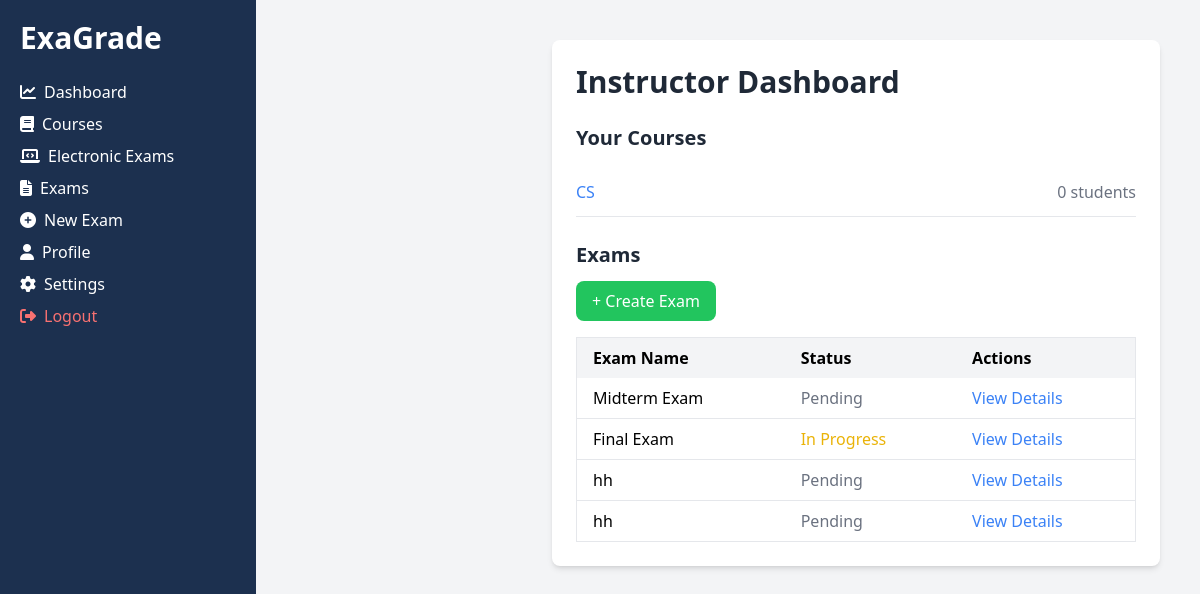
/users/dashboard/instructor/ (signed in), run on the app's committed database.
### courses/models.py (models this page shows, shortened)
class Course(models.Model):
    name = models.CharField(max_length=255)
    description = models.TextField(blank=True, null=True)
    instructor = models.ForeignKey(CustomUser, on_delete=models.CASCADE, related_name="courses")
    students = models.ManyToManyField(CustomUser, related_name="enrolled_courses", blank=True)
    course_code = models.CharField(max_length=6, unique=True, blank=True)  # Unique 6-digit code

### exams/models.py (models this page shows, shortened)
class Exam(models.Model):
    STATUS_CHOICES = [
        ("done", "Done"),
        ("progress", "Progress"),
        ("pending", "Pending"),
        ("requires_attention", "Requires Attention"),
    ]
    name = models.CharField(max_length=255)
    course = models.ForeignKey("courses.Course", on_delete=models.CASCADE, related_name="exams")
    created_at = models.DateTimeField(auto_now_add=True)
    status = models.CharField(max_length=20, choices=STATUS_CHOICES, default="pending")
    instructor = models.ForeignKey(CustomUser, on_delete=models.CASCADE, related_name="exams")
    solution_module = models.FileField(upload_to="exams/solution_modules/", blank=True, null=True)
    student_paper = models.FileField(upload_to="exams/student_papers/", blank=True, null=True)
    pdf_file = models.FileField(upload_to="exams/pdfs/", blank=True, null=True)

### users/views.py (the view)
# urls.py: path("dashboard/instructor/", instructor_dashboard, name="instructor_dashboard"),
@login_required
def instructor_dashboard(request):
    if not request.user.is_instructor:
        return redirect("users:student_dashboard")
    courses = Course.objects.filter(instructor=request.user)
    exams = Exam.objects.filter(course__in=courses)
    return render(request, "users/instructor_dashboard.html", {"courses": courses, "exams": exams})

### users/templates/users/instructor_dashboard.html
{% extends "base.html" %}
{% block content %}
<div class="max-w-6xl mx-auto bg-white p-6 rounded-lg shadow-md">
    <h1 class="text-3xl font-bold text-gray-800">Instructor Dashboard</h1>
    <div class="mt-6">
        <h2 class="text-xl font-bold text-gray-800">Your Courses</h2>
        {% if courses %}
            <ul class="mt-4">
                {% for course in courses %}
                    <li class="border-b py-3 flex justify-between">
                        <a href="{% url 'courses:detail' course.id %}" class="text-blue-500 hover:underline">
                            {{ course.name }}
                        </a>
                        <span class="text-gray-500">{{ course.students.count }} students</span>
                    </li>
                {% endfor %}
            </ul>
        {% else %}
            <p class="text-gray-500 mt-2">You have not created any courses yet.</p>
        {% endif %}
    </div>
    <div class="mt-6">
        <h2 class="text-xl font-bold text-gray-800">Exams</h2>
        <a href="{% url 'exams:add' %}" class="mt-3 inline-block bg-green-500 text-white px-4 py-2 rounded-lg hover:bg-green-600">
            + Create Exam
        </a>
        {% if exams %}
            <table class="mt-4 w-full border">
                <thead>
                    <tr class="bg-gray-100">
                        <th class="py-2 px-4 text-left">Exam Name</th>
                        <th class="py-2 px-4 text-left">Status</th>
                        <th class="py-2 px-4 text-left">Actions</th>
                    </tr>
                </thead>
                <tbody>
                    {% for exam in exams %}
                        <tr class="border-b">
                            <td class="py-2 px-4">{{ exam.name }}</td>
                            <td class="py-2 px-4">
                                {% if exam.status == "done" %}
                                    <span class="text-green-500">Completed</span>
                                {% elif exam.status == "progress" %}
                                    <span class="text-yellow-500">In Progress</span>
                                {% else %}
                                    <span class="text-gray-500">Pending</span>
                                {% endif %}
                            </td>
                            <td class="py-2 px-4">
                                <a href="{% url 'exams:detail' exam.id %}" class="text-blue-500 hover:underline">View Details</a>
                            </td>
                        </tr>
                    {% endfor %}
                </tbody>
            </table>
        {% else %}
            <p class="text-gray-500 mt-2">No exams created yet.</p>
        {% endif %}
    </div>
</div>
{% endblock %}

### data on the page
Course: name "CS", students.count "0"
Exam: name "Midterm Exam", status "Pending"
Exam: name "Final Exam", status "In Progress"
Exam: name "hh", status "Pending"
Exam: name "hh", status "Pending"
